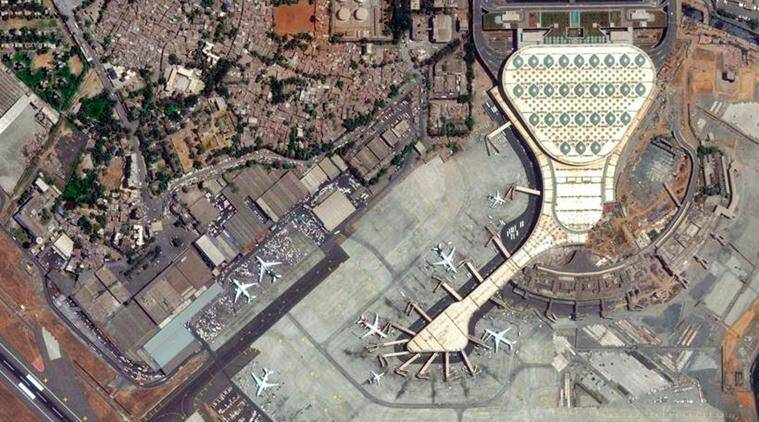
#> input picture 2009_Mumbai.jpg, 759 x 422 px
$ python Green_Detection.py
#> lines starting #> are read from the running program, lines starting #| are printed output that depends on the picture; after the words box and inside, x2 and y2 are one past the last pixel; in counts of white or black regions, pixels touching at a corner belong together; long printed decimals are rounded
"""
Image Segmentation based on the colour green
Provides percentage of the colour green
Highlights largest contour of green cover
"""
import numpy as np
import cv2

#Read image
img = cv2.imread("2009_Mumbai.jpg")
#> img is the input picture: shape (422, 759, 3); mean B, G, R 118.7, 125.2, 133.5

# boundary conditions for green color H,S,V (Can be tweaked if required)
lowerBound = np.array([36, 60, 40])
upperBound = np.array([102, 255, 255])

# image processing for easy segmentation
img_resize = cv2.resize(img, (340, 220))
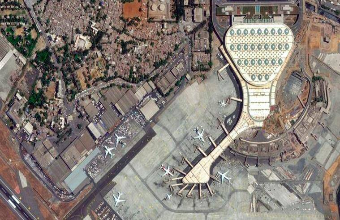
#> img_resize: shape (220, 340, 3); mean B, G, R 118.6, 125.1, 133.4
img_blur = cv2.GaussianBlur(img_resize, (3,3), cv2.BORDER_DEFAULT)
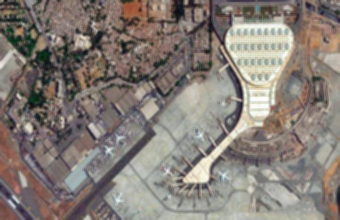
#> img_blur: shape (220, 340, 3); mean B, G, R 118.6, 125.1, 133.4

# Colour segmentation is easily achievable in HSV domain
imgHSV = cv2.cvtColor(img_blur, cv2.COLOR_BGR2HSV)
#> imgHSV: shape (220, 340, 3); mean H, S, V 46.5, 36.2, 135

# create a filter or mask to filer out a specific color here we filter green color
mask = cv2.inRange(imgHSV, lowerBound, upperBound)
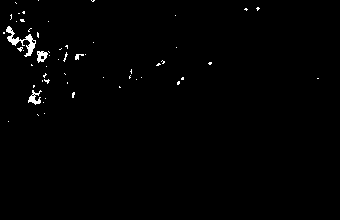
#> mask: shape (220, 340); 0.96% white; 56 white regions (52 under 20 px)

# Finding and drawing the largest region of green cover in image
conts, h = cv2.findContours(mask, cv2.RETR_EXTERNAL, cv2.CHAIN_APPROX_NONE)
#> conts = 56 contours, 53 with area under 20; largest, box (x1, y1, x2, y2) and area: (6, 26, 36, 57) 200, (37, 51, 48, 63) 77, (28, 90, 42, 105) 70; h = 56 rows, first 6: [1, -1, -1, -1], [2, 0, -1, -1], [3, 1, -1, -1], [4, 2, -1, -1], [5, 3, -1, -1], [6, 4, -1, -1]


if len(conts) != 0:
    # find the biggest countour (c) by the area
    c = max(conts, key=cv2.contourArea)
#> c = contour of 135 points, box (x1, y1, x2, y2) (6, 26, 36, 57), area 200

    # draw in green the largest contour
    cv2.drawContours(img_resize, c, -1, (0,255,0), 2)
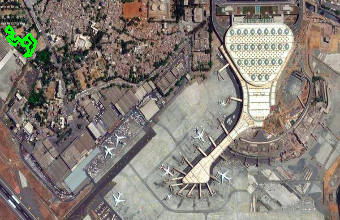
#> img_resize: shape (220, 340, 3); 0.47% of pixels changed, all inside (x1, y1, x2, y2) = (5, 25, 37, 58)

# show the image with largest contour
cv2.imshow("Largest Green Cover", img_resize)

# Contours of all green cover
# cv2.drawContours(img_resize, conts, -1, (0,255,0), 2)
# cv2.imshow("Green Regions", img_resize)

# Region of green cover & percentage of green in image
cv2.imshow('Green', mask)
print((mask.mean() * 100 / 255))
#| 0.9626

cv2.waitKey(0)
cv2.destroyAllWindows()

$ run again, with 2001_Indian_City.jpeg copied over 2009_Mumbai.jpg
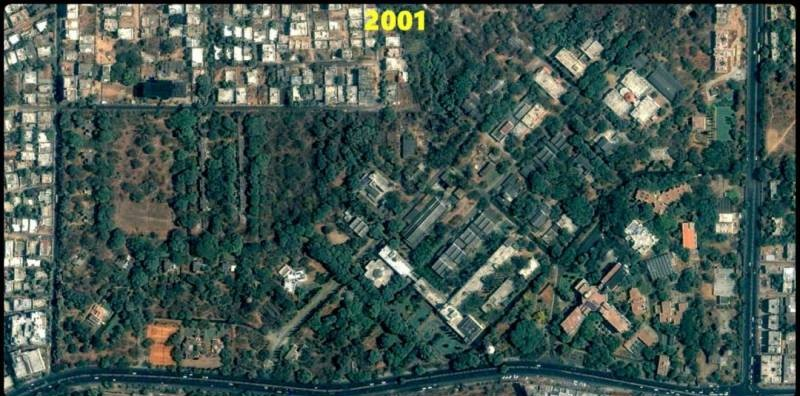
#> input picture 2001_Indian_City.jpeg, 800 x 396 px
#> img is the input picture: shape (396, 800, 3); mean B, G, R 80.2, 86.5, 67.2
#> imgHSV: shape (220, 340, 3); mean H, S, V 72.5, 90.1, 88.7
#> `mask = cv2.inRange(imgHSV, lowerBound, upperBound)`:
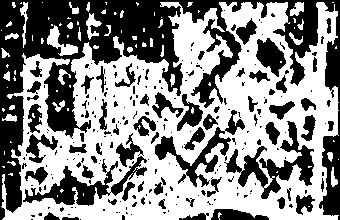
#> mask: shape (220, 340); 55% white; 238 black regions (173 under 20 px)
#> conts = 76 contours, 58 with area under 20; largest, box (x1, y1, x2, y2) and area: (1, 2, 339, 220) 50722, (47, 25, 78, 56) 304, (86, 13, 102, 40) 144, (290, 2, 304, 16) 104, (20, 2, 28, 48) 99; h = 76 rows, first 6: [1, -1, -1, -1], [2, 0, -1, -1], [3, 1, -1, -1], [4, 2, -1, -1], [5, 3, -1, -1], [6, 4, -1, -1]
#> c = contour of 2591 points, box (x1, y1, x2, y2) (1, 2, 339, 220), area 50722
#> `cv2.drawContours(img_resize, c, -1, (0,255,0), 2)`:
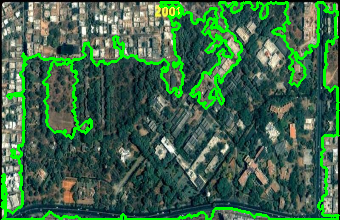
#> img_resize: shape (220, 340, 3); mean B, G, R 73.2, 103.9, 62.1
#| 54.987
